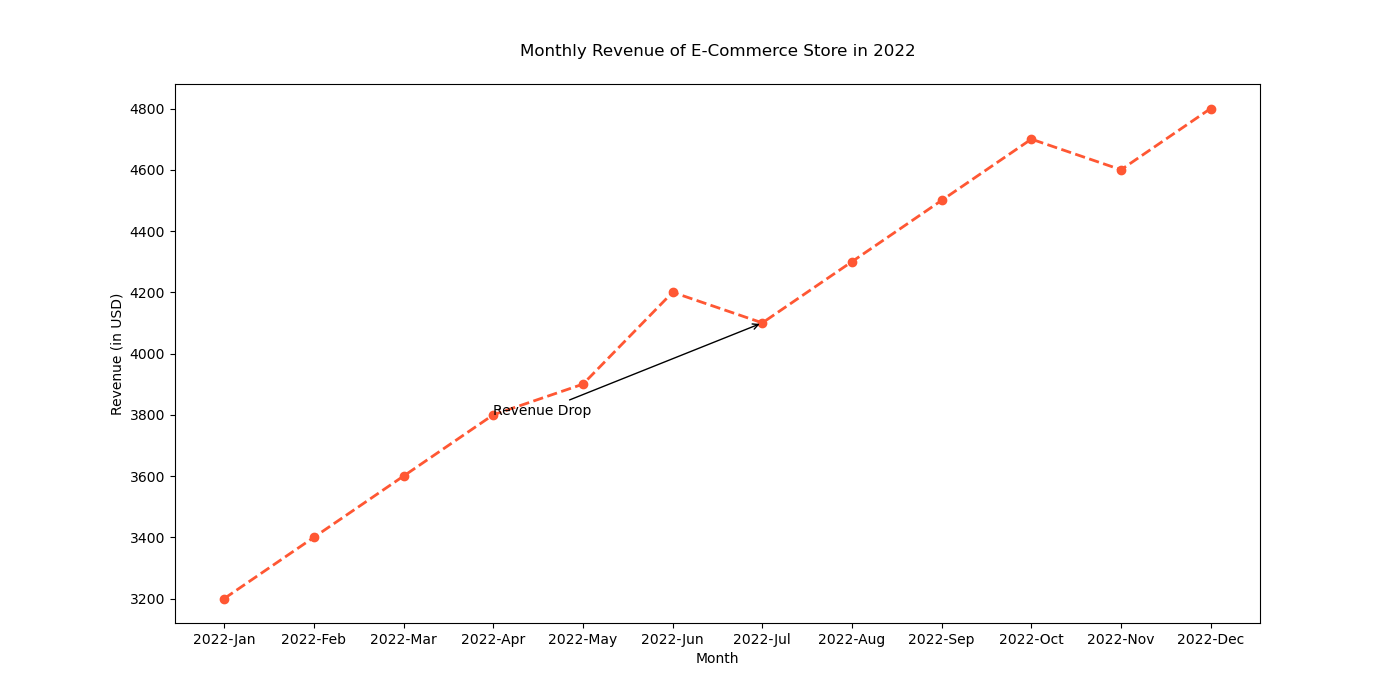

Write Python code to recreate this figure.

import matplotlib.pyplot as plt

# Data
months = ['2022-Jan', '2022-Feb', '2022-Mar', '2022-Apr', '2022-May', '2022-Jun', '2022-Jul', '2022-Aug', '2022-Sep', '2022-Oct', '2022-Nov', '2022-Dec']
revenue = [3200, 3400, 3600, 3800, 3900, 4200, 4100, 4300, 4500, 4700, 4600, 4800]

# Plotting the line chart
plt.figure(figsize=(14, 7))  # Adjusted width and height
plt.plot(months, revenue, color='#FF5733', marker='o', linestyle='--', linewidth=2)  # Different color and marker style

# Annotate a specific point with the label
plt.annotate('Revenue Drop', xy=('2022-Jul', 4100), xytext=('2022-Apr', 3800),
             arrowprops=dict(facecolor='#2ECC71', arrowstyle='->'))

# Adding a title and labels
plt.title('Monthly Revenue of E-Commerce Store in 2022', pad=20)  # Changed topic and added padding
plt.xlabel('Month')
plt.ylabel('Revenue (in USD)')

# Show the plot
plt.show()
